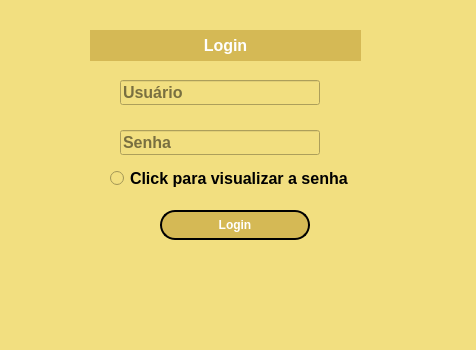
<?xml version="1.0" encoding="UTF-8"?>
<ui version="4.0">
 <class>Form</class>
 <widget class="QWidget" name="Form">
  <property name="geometry">
   <rect>
    <x>0</x>
    <y>0</y>
    <width>476</width>
    <height>350</height>
   </rect>
  </property>
  <property name="windowTitle">
   <string>Libelula Art String</string>
  </property>
  <property name="windowIcon">
   <iconset>
    <normaloff>../img/libelulaP.jpg</normaloff>../img/libelulaP.jpg</iconset>
  </property>
  <property name="styleSheet">
   <string notr="true">background-color: rgb(242, 223, 128);</string>
  </property>
  <widget class="QPushButton" name="btnSair">
   <property name="geometry">
    <rect>
     <x>640</x>
     <y>310</y>
     <width>120</width>
     <height>30</height>
    </rect>
   </property>
   <property name="styleSheet">
    <string notr="true">QPushButton{color: rgb(255,255,255);border-style: outset;border-width: 2px; border-radius: 15px;font.setPointSize(12); font-weight: bold; background-color: rgb(213,185,85);border-color: black;}

QPushButton:hover{background-color: #F2DF80; color:black}</string>
   </property>
   <property name="text">
    <string>Sair</string>
   </property>
  </widget>
  <widget class="QWidget" name="widget" native="true">
   <property name="geometry">
    <rect>
     <x>10</x>
     <y>20</y>
     <width>441</width>
     <height>321</height>
    </rect>
   </property>
   <widget class="QLineEdit" name="txt_Senha">
    <property name="geometry">
     <rect>
      <x>110</x>
      <y>110</y>
      <width>200</width>
      <height>25</height>
     </rect>
    </property>
    <property name="font">
     <font>
      <family>Arial</family>
      <pointsize>12</pointsize>
      <weight>75</weight>
      <bold>true</bold>
     </font>
    </property>
    <property name="echoMode">
     <enum>QLineEdit::Password</enum>
    </property>
    <property name="placeholderText">
     <string>Senha</string>
    </property>
   </widget>
   <widget class="QLineEdit" name="txt_usuario">
    <property name="geometry">
     <rect>
      <x>110</x>
      <y>60</y>
      <width>200</width>
      <height>25</height>
     </rect>
    </property>
    <property name="font">
     <font>
      <family>Arial</family>
      <pointsize>12</pointsize>
      <weight>75</weight>
      <bold>true</bold>
     </font>
    </property>
    <property name="placeholderText">
     <string>Usuário</string>
    </property>
   </widget>
   <widget class="QLabel" name="label_6">
    <property name="geometry">
     <rect>
      <x>80</x>
      <y>10</y>
      <width>271</width>
      <height>31</height>
     </rect>
    </property>
    <property name="sizePolicy">
     <sizepolicy hsizetype="Preferred" vsizetype="Preferred">
      <horstretch>0</horstretch>
      <verstretch>0</verstretch>
     </sizepolicy>
    </property>
    <property name="styleSheet">
     <string notr="true">background-color: rgb(213, 185, 85);
color: rgb(255, 255, 255);









</string>
    </property>
    <property name="text">
     <string>&lt;html&gt;&lt;head/&gt;&lt;body&gt;&lt;p align=&quot;center&quot;&gt;&lt;span style=&quot; font-size:12pt; font-weight:600;&quot;&gt;Login&lt;/span&gt;&lt;/p&gt;&lt;/body&gt;&lt;/html&gt;</string>
    </property>
    <property name="textFormat">
     <enum>Qt::AutoText</enum>
    </property>
    <property name="alignment">
     <set>Qt::AlignCenter</set>
    </property>
   </widget>
   <widget class="QPushButton" name="btn_Login">
    <property name="geometry">
     <rect>
      <x>150</x>
      <y>190</y>
      <width>150</width>
      <height>30</height>
     </rect>
    </property>
    <property name="styleSheet">
     <string notr="true">QPushButton{color: rgb(255,255,255);border-style: outset;border-width: 2px; border-radius: 15px;font.setPointSize(12); font-weight: bold; background-color: rgb(213,185,85);border-color: black;}

QPushButton:hover{background-color: #F2DF80; color:black}</string>
    </property>
    <property name="text">
     <string>Login</string>
    </property>
   </widget>
   <widget class="QLabel" name="label">
    <property name="geometry">
     <rect>
      <x>60</x>
      <y>290</y>
      <width>91</width>
      <height>21</height>
     </rect>
    </property>
    <property name="text">
     <string>&lt;html&gt;&lt;head/&gt;&lt;body&gt;&lt;p&gt;&lt;br/&gt;&lt;/p&gt;&lt;/body&gt;&lt;/html&gt;</string>
    </property>
   </widget>
   <widget class="QLabel" name="label_2">
    <property name="geometry">
     <rect>
      <x>290</x>
      <y>292</y>
      <width>111</width>
      <height>21</height>
     </rect>
    </property>
    <property name="text">
     <string>&lt;html&gt;&lt;head/&gt;&lt;body&gt;&lt;p&gt;&lt;br/&gt;&lt;/p&gt;&lt;/body&gt;&lt;/html&gt;</string>
    </property>
   </widget>
   <widget class="QRadioButton" name="radioButtonVer">
    <property name="geometry">
     <rect>
      <x>100</x>
      <y>150</y>
      <width>261</width>
      <height>17</height>
     </rect>
    </property>
    <property name="font">
     <font>
      <pointsize>12</pointsize>
      <weight>75</weight>
      <bold>true</bold>
     </font>
    </property>
    <property name="text">
     <string>Click para visualizar a senha</string>
    </property>
   </widget>
   <widget class="QLabel" name="label_3">
    <property name="geometry">
     <rect>
      <x>50</x>
      <y>60</y>
      <width>50</width>
      <height>30</height>
     </rect>
    </property>
    <property name="text">
     <string/>
    </property>
    <property name="pixmap">
     <pixmap>../App/img/user.jpg</pixmap>
    </property>
    <property name="scaledContents">
     <bool>true</bool>
    </property>
   </widget>
   <widget class="QLabel" name="label_5">
    <property name="geometry">
     <rect>
      <x>50</x>
      <y>70</y>
      <width>47</width>
      <height>13</height>
     </rect>
    </property>
    <property name="text">
     <string/>
    </property>
   </widget>
   <widget class="QLabel" name="label_7">
    <property name="geometry">
     <rect>
      <x>50</x>
      <y>60</y>
      <width>50</width>
      <height>30</height>
     </rect>
    </property>
    <property name="text">
     <string/>
    </property>
    <property name="pixmap">
     <pixmap>../img/user.jpg</pixmap>
    </property>
    <property name="scaledContents">
     <bool>true</bool>
    </property>
   </widget>
   <widget class="QLabel" name="label_4">
    <property name="geometry">
     <rect>
      <x>50</x>
      <y>110</y>
      <width>50</width>
      <height>30</height>
     </rect>
    </property>
    <property name="text">
     <string/>
    </property>
    <property name="pixmap">
     <pixmap>../img/OIP.jpeg</pixmap>
    </property>
    <property name="scaledContents">
     <bool>true</bool>
    </property>
   </widget>
  </widget>
 </widget>
 <tabstops>
  <tabstop>txt_usuario</tabstop>
  <tabstop>txt_Senha</tabstop>
  <tabstop>radioButtonVer</tabstop>
  <tabstop>btn_Login</tabstop>
  <tabstop>btnSair</tabstop>
 </tabstops>
 <resources/>
 <connections/>
</ui>
